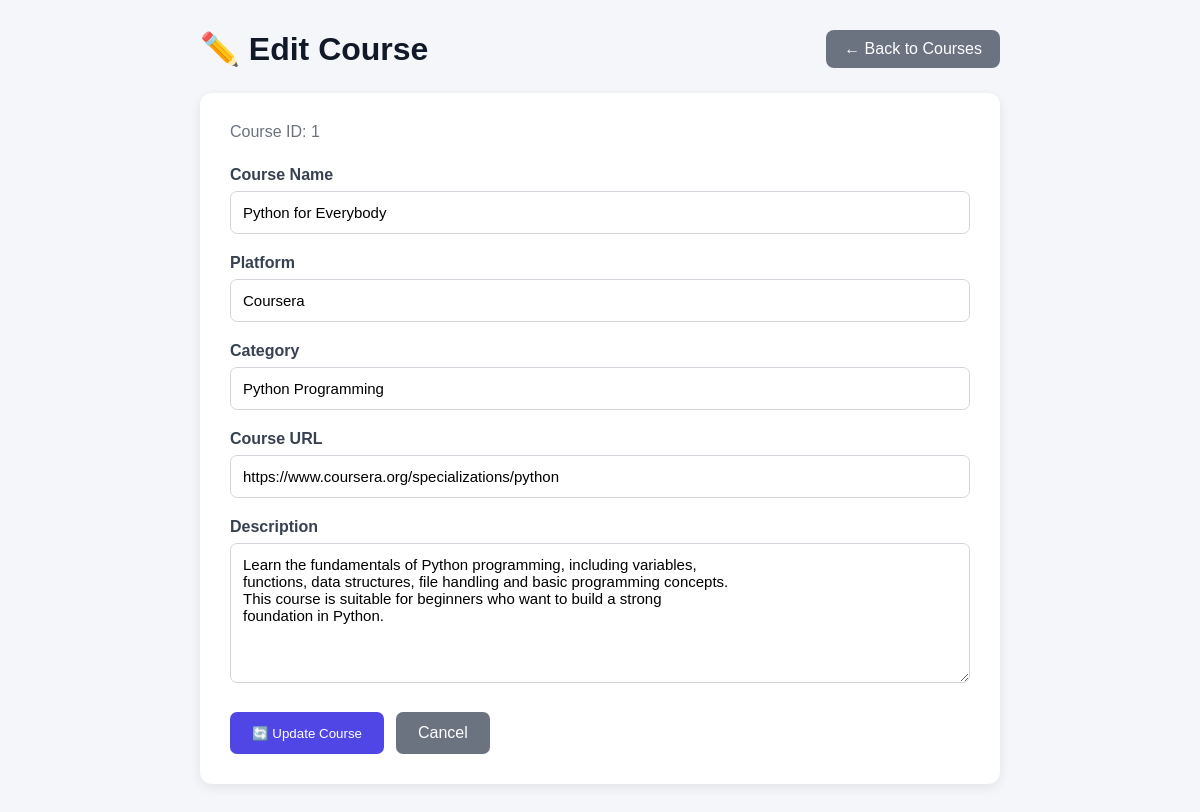
Screenshot of /admin/courses/edit/1 (signed in) with the database file from the repository.
### tables this page shows
CREATE TABLE courses(
        id INTEGER PRIMARY KEY AUTOINCREMENT,
        name TEXT NOT NULL,
        platform TEXT,
        category TEXT,
        url TEXT,
        description TEXT,
        created_at TIMESTAMP DEFAULT CURRENT_TIMESTAMP
    );

### app.py (the view, shortened to what this page needs)
@app.route("/admin/courses/edit/<int:course_id>", methods=["GET", "POST"])
@login_required
def edit_admin_course(course_id):
    if session.get("user_role") != "admin":
        return "Access Denied! Admins only.", 403
    connection = sqlite3.connect(DATABASE)
    cursor = connection.cursor()
    cursor.execute("""
        SELECT
            id,
            name,
            platform,
            category,
            url,
            description
        FROM courses
        WHERE id = ?
    """, (course_id,))
    course = cursor.fetchone()
    if not course:
        connection.close()
        return "Course not found.", 404
    connection.close()
    return render_template(
        "admin_edit_course.html",
        course=course
    )

### app.py (called while the page is built)
def login_required(f):
    @wraps(f)
    def decorated_function(*args, **kwargs):
        if "user_email" not in session:
            return redirect(url_for("login"))
        return f(*args, **kwargs)
    return decorated_function

### templates/admin_edit_course.html (shortened to what this page needs)
<!DOCTYPE html>
<html lang="en">
<head>
</head>
<body>
<div class="container">
    <div class="header">
        <h1>
            ✏️ Edit Course
        </h1>
        <a
            href="{{ url_for('admin_courses') }}"
            class="back"
        >
            ← Back to Courses
        </a>
    </div>
    <div class="card">
        <p class="course-id">
            Course ID: {{ course[0] }}
        </p>
        <form
            method="POST"
            action="{{ url_for('edit_admin_course', course_id=course[0]) }}"
        >
            <div class="form-group">
                <label>
                    Course Name
                </label>
                <input
                    type="text"
                    name="name"
                    value="{{ course[1] }}"
                    required
                >
            </div>
            <div class="form-group">
                <label>
                    Platform
                </label>
                <input
                    type="text"
                    name="platform"
                    value="{{ course[2] or '' }}"
                >
            </div>
            <div class="form-group">
                <label>
                    Category
                </label>
                <input
                    type="text"
                    name="category"
                    value="{{ course[3] or '' }}"
                >
            </div>
            <div class="form-group">
                <label>
                    Course URL
                </label>
                <input
                    type="url"
                    name="url"
                    value="{{ course[4] or '' }}"
                >
            </div>
            <div class="form-group">
                <label>
                    Description
                </label>
                <textarea
                    name="description"
                >{{ course[5] or '' }}</textarea>
            </div>
            <div class="buttons">
                <button
                    type="submit"
                    class="update-btn"
                >
                    🔄 Update Course
                </button>
                <a
                    href="{{ url_for('admin_courses') }}"
                    class="cancel-btn"
                >
                    Cancel
                </a>
            </div>
        </form>
    </div>
</div>
</body>
</html>

### templates/admin_edit_course.html (style rules this page uses)
* { box-sizing: border-box; margin: 0; padding: 0; font-family: Arial, sans-serif; }
body { background: #f5f6fa; padding: 30px; }
.container { max-width: 800px; margin: auto; }
.header { display: flex; justify-content: space-between; align-items: center; margin-bottom: 25px; }
.header h1 { color: #111827; }
.back { text-decoration: none; background: #6b7280; color: white; padding: 10px 18px; border-radius: 8px; }
.card { background: white; padding: 30px; border-radius: 12px; box-shadow: 0 3px 12px rgba(0,0,0,0.08); }
.form-group { margin-bottom: 20px; }
label { display: block; margin-bottom: 7px; font-weight: bold; color: #374151; }
input, textarea { width: 100%; padding: 12px; border: 1px solid #d1d5db; border-radius: 7px; font-size: 15px; }
textarea { min-height: 140px; resize: vertical; }
.buttons { display: flex; gap: 12px; margin-top: 25px; }
.update-btn { background: #4f46e5; color: white; border: none; padding: 12px 22px; border-radius: 7px; cursor: pointer; }
.cancel-btn { background: #6b7280; color: white; text-decoration: none; padding: 12px 22px; border-radius: 7px; }
.course-id { color: #6b7280; margin-bottom: 25px; }

### rows the page displays
courses: id "1", name "Python for Everybody", platform "Coursera", category "Python Programming", url "https://www.coursera.org/specializations/python", description "Learn the fundamentals of Python programming, including variables, functions, data structures, file handling and basic programming concepts. This course is suitable for beginners who want to build a strong foundation in Python."
